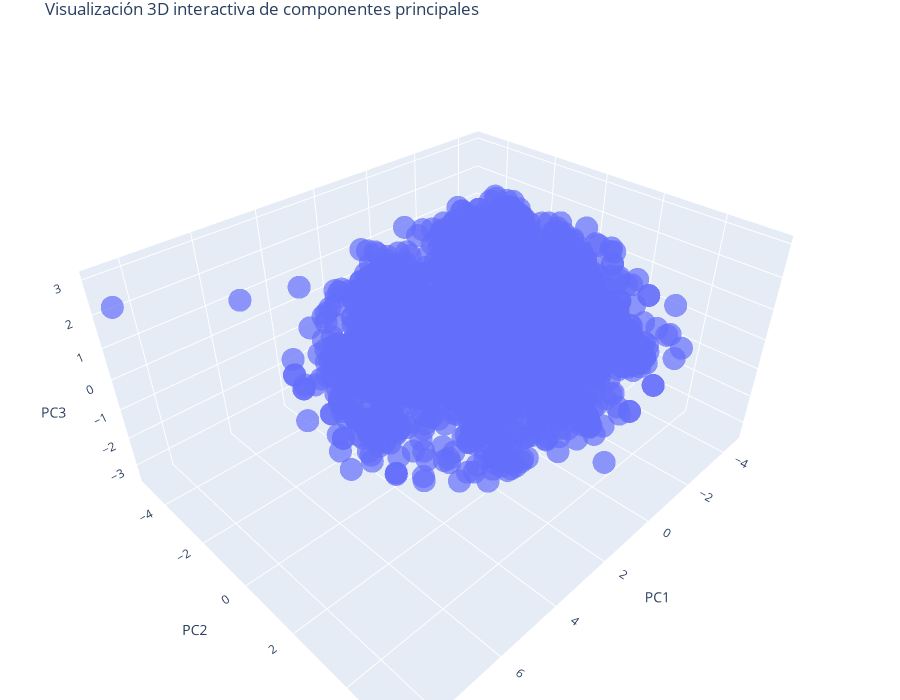

The code cell stored with this chart in its notebook:
### Markdown cell above
Se nos hace imposible visualizar todos los componentes, pero probaremos a hacerlo con los 3 principales:

### Code cell
import plotly.express as px

fig = px.scatter_3d(
    df_pca.iloc[:, :3], 
    x='PC1', 
    y='PC2', 
    z='PC3',
    opacity=0.7,
    title='Visualización 3D interactiva de componentes principales'
)
fig.update_layout(
    scene=dict(
        xaxis_title='PC1',
        yaxis_title='PC2',
        zaxis_title='PC3'
    ),
    width=900,
    height=700,
    margin=dict(l=0, r=0, b=0, t=30)
)
fig.show()

### Figure 1 — Plotly figure (JSON) as saved in the notebook; plotly's stock layout.template omitted (floating-point values rounded to 4 significant figures; data arrays with more than 128 entries replaced by an {"elided": "..."} marker saying what was removed)
{"data": [{"hovertemplate": "PC1=%{x}<br>PC2=%{y}<br>PC3=%{z}<extra></extra>", "legendgroup": "", "marker": {"color": "#636efa", "opacity": 0.7, "symbol": "circle"}, "mode": "markers", "name": "", "scene": "scene", "showlegend": false, "type": "scatter3d", "x": {"elided": "2212 float values"}, "y": {"elided": "2212 float values"}, "z": {"elided": "2212 float values"}}], "layout": {"height": 700, "legend": {"tracegroupgap": 0}, "margin": {"b": 0, "l": 0, "r": 0, "t": 30}, "scene": {"domain": {"x": [0, 1], "y": [0, 1]}, "xaxis": {"title": {"text": "PC1"}}, "yaxis": {"title": {"text": "PC2"}}, "zaxis": {"title": {"text": "PC3"}}}, "title": {"text": "Visualización 3D interactiva de componentes principales"}, "width": 900}}
